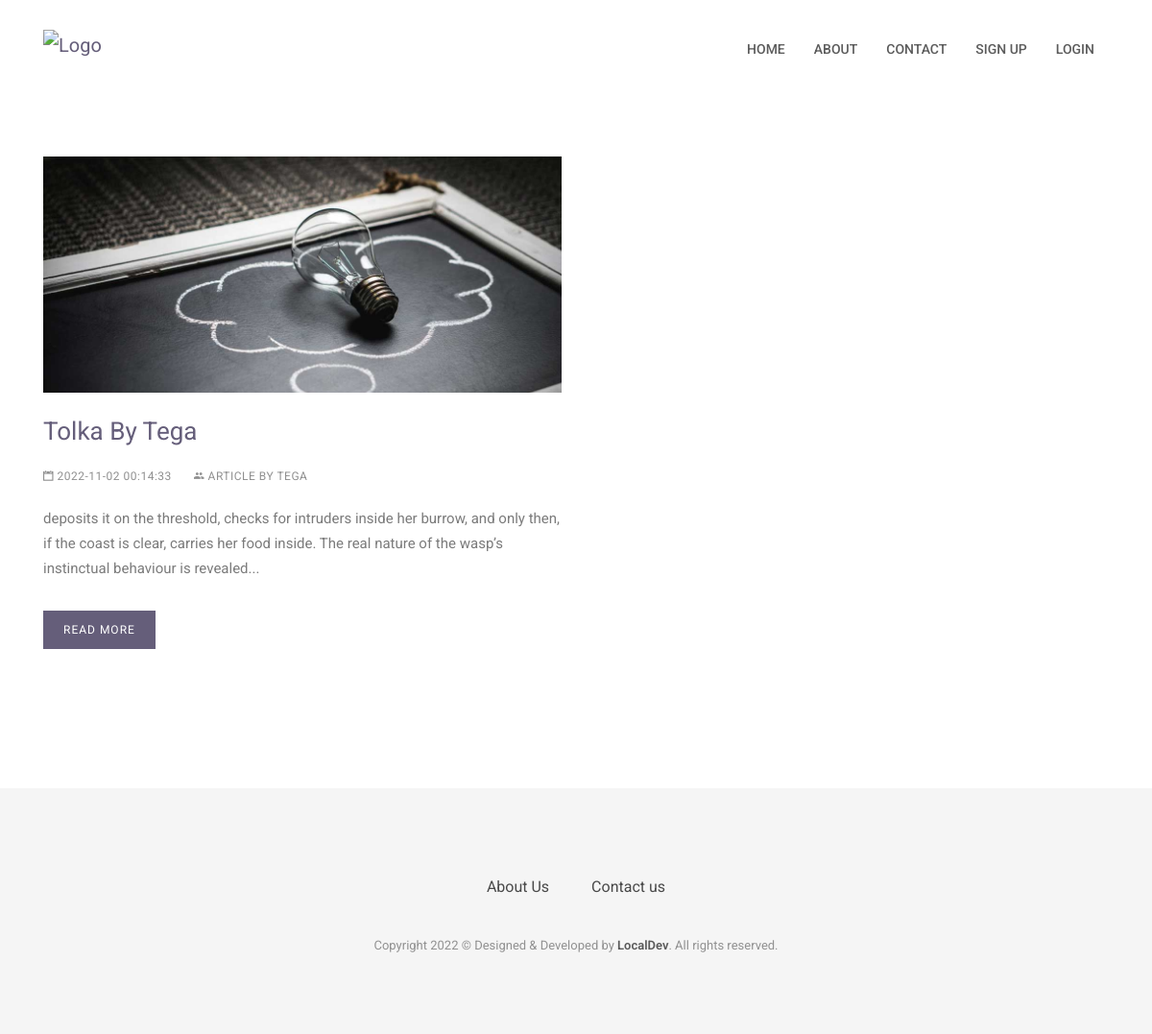
Before: / with the older database file.
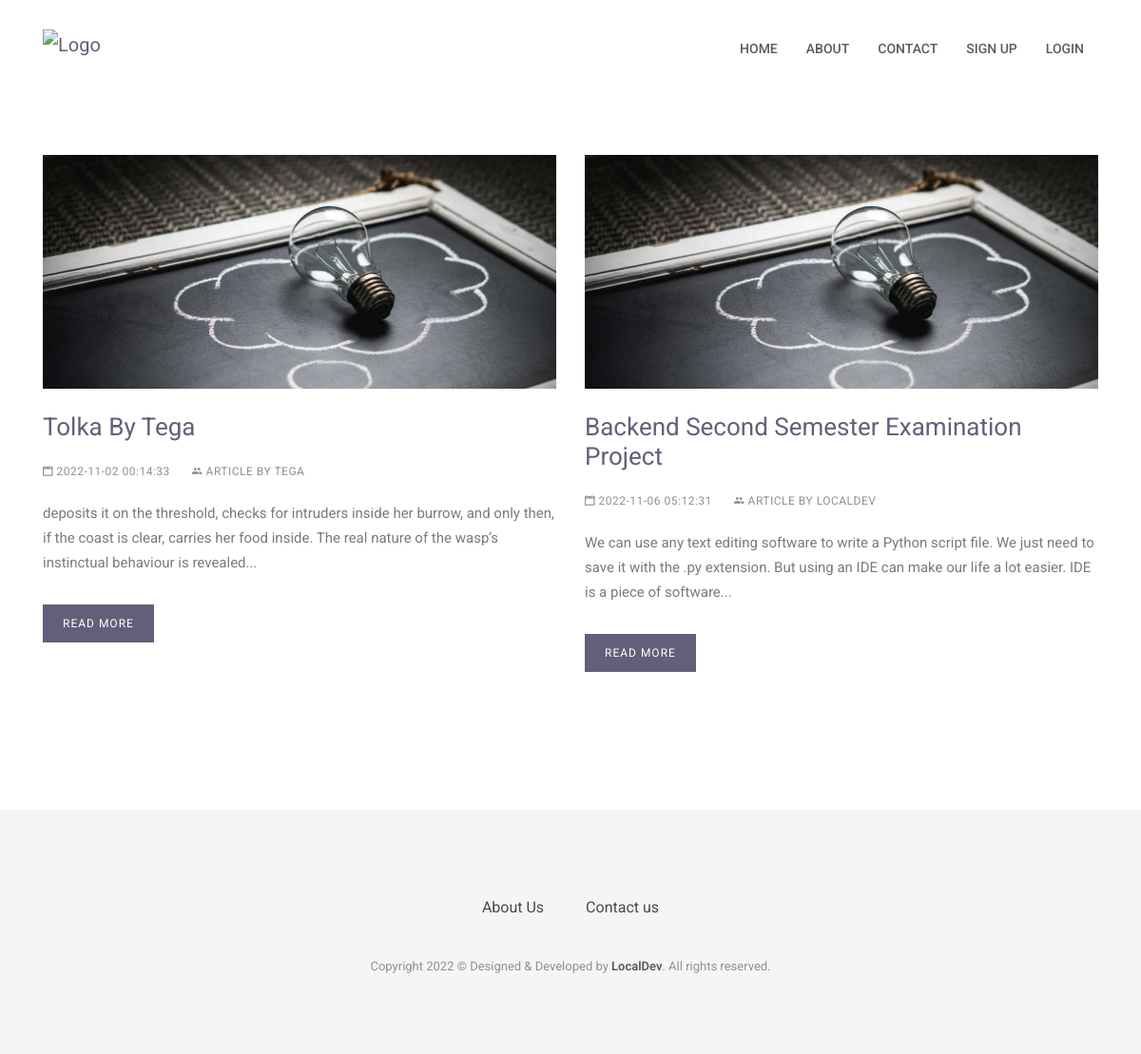
After: the same page with the newer database file.
### website/models.py (models this page shows)
class Post(db.Model):
    id = db.Column(db.Integer, primary_key=True)
    title = db.Column(db.String(10000))
    body = db.Column(db.String(10000))
    date = db.Column(db.DateTime(timezone=True), default=func.now())
    user_id = db.Column(db.Integer, db.ForeignKey('user.id'))
    post_user = db.relationship('User', foreign_keys=[user_id])

class User(db.Model, UserMixin):
    id = db.Column(db.Integer, primary_key=True)
    email = db.Column(db.String(255), unique=True)
    username = db.Column(db.String(255), unique=True)
    first_name = db.Column(db.String(255))
    last_name = db.Column(db.String(255))
    password = db.Column(db.String(255))
    posts = db.relationship('Post')

### website/views.py (the view)
@views.route('/')
def home():
    posts = Post.query.all()
    return render_template('home.html', user=current_user, posts=posts)

### website/templates/home.html (shortened to what this page needs)
{% extends 'base.html' %}
{% block content %}
<div class="page-wrapper">
	<div class="container">
		<div class="row">
            {% for post in posts %}
                <div class="col-md-6">
                    <div class="post">
                        <div class="post-thumb">
                            <a href="/post/{{post.id}}">
                                <img class="img-fluid" src="static/images/blog/blog-post-1.jpg" alt="">
                            </a>
                        </div>
                        <h3 class="post-title"><a href="/post/{{post.id}}">{{ post.title }}</a></h3>
                        <div class="post-meta">
                            <ul>
                                <li>
                                    <i class="ion-calendar"></i> {{ post.date }}
                                </li>
                                <li>
                                    <i class="ion-android-people"></i> Article By {{ post.post_user.username }}
                                </li>
                            </ul>
                        </div>
                        <div class="post-content">
                            <p>
                                {{ post.body|safe|truncate(200) }}
                            </p>
                            <a href="/post/{{post.id}}" class="btn btn-main">Read More</a>
                        </div>
                    </div>
                </div>
            {% endfor %}
		</div>
	</div>
</div>
{% endblock %}

### website/templates/base.html (shortened to what this page needs)
<!DOCTYPE html>
<html lang="en">
<head>
  <link rel="stylesheet" href="static/plugins/bootstrap/bootstrap.min.css">
  <link rel="stylesheet" href="static/plugins/Ionicons/css/ionicons.min.css">
  <link rel="stylesheet" href="static/plugins/animate-css/animate.css">
  <link rel="stylesheet" href="static/plugins/magnific-popup/magnific-popup.css">
  <link rel="stylesheet" href="static/plugins/slick/slick.css">
  <link rel="stylesheet" href="static/css/style.css">
</head>
<body id="body">
<header class="navigation">
	<div class="container">
		<div class="row">
			<div class="col-lg-12">
				<nav class="navbar navbar-expand-lg p-0">
					<a class="navbar-brand" href="/">
						<img src="static/images/logo.png" alt="Logo">
					</a>
					<div class="collapse navbar-collapse ml-auto" id="navbarsExample09">
						<ul class="navbar-nav ml-auto">
							<li class="nav-item @@home">
								<a class="nav-link" href="/">Home</a>
							</li>
							<li class="nav-item @@service"><a class="nav-link" href="/about">About</a></li>
							<li class="nav-item @@contact"><a class="nav-link" href="/contact">Contact</a></li>
                            {% if user.is_authenticated %}
							    <li class="nav-item @@contact"><a class="nav-link" href="/create">Create Post</a></li>
							    <li class="nav-item @@contact"><a class="nav-link" href="/logout">Logout</a></li>
                            {% else %}
							    <li class="nav-item @@contact"><a class="nav-link" href="/signup">Sign Up</a></li>
							    <li class="nav-item @@contact"><a class="nav-link" href="/login">Login</a></li>
                            {% endif %}
                        </ul>
					</div>
				</nav>
			</div>
		</div>
	</div>
</header>
{% block content %} {% endblock %}
<footer class="footer">
	<div class="container">
		<div class="row">
			<div class="col-md-12">
				<div class="footer-manu">
					<ul>
						<li><a href="/about">About Us</a></li>
						<li><a href="/contact">Contact us</a></li>
					</ul>
				</div>
				<p class="copyright mb-0">Copyright <script>document.write(new Date().getFullYear())</script> &copy; Designed & Developed by <a
						href="/">LocalDev</a>. All rights reserved.
				</p>
			</div>
		</div>
	</div>
</footer>
    </body>
    </html>

### website/static/css/style.css (style rules this page uses)
body { line-height: 1.65; font-family: "Roboto", sans-serif; -webkit-font-smoothing: antialiased; }
h1, h2, h3, h4, h5, h6 { font-family: "Roboto", sans-serif; }
h1, h2, h3, h4, h5, h6 { font-weight: 400; }
h3 { font-size: 20px; }
p { color: #7B7B7B; font-size: 15px; font-family: "Roboto", sans-serif; line-height: 1.7; }
ol, ul { margin: 0; padding: 0; list-style: none; }
a, a:focus, a:hover { text-decoration: none; outline: 0; color: #655E7A; }
.btn-main, .btn-small, .btn-transparent { background: #655E7A; color: #fff; display: inline-block; font-size: 14px; letter-spacing: 1px; padding: 14px 35px; text-transform: uppercase; border-radius: 0; transition: all 0.2s ease; }
.page-wrapper { padding: 70px 0; }
header { background: #fff; padding: 20px 0; }
header .navbar { margin-bottom: 0px; border: 0px; }
header .navbar-brand { padding-top: 5px; }
.navigation { background: #fff; padding: 20px 0; }
.navigation .navbar { margin-bottom: 0px; border: 0px; }
.navigation .navbar-brand { padding-top: 5px; }
.navigation .navbar { background: none; border: 0px; }
.navigation .navbar .navbar-nav { padding-top: 10px; }
.navigation .navbar .navbar-nav > li > a { color: #5C5C5C; padding: 10px 15px; font-weight: 500; font-size: 14px; text-transform: uppercase; transition: 0.3s; }
.post { background: #fff; margin-bottom: 40px; padding-bottom: 20px; }
.post .post-title { margin-top: 10px; margin: 25px 0 0; text-transform: capitalize; font-size: 26px; margin-bottom: 20px; }
.post .post-title a { color: #655E7A; }
.post .post-meta { font-size: 13px; margin-top: 10px; text-transform: uppercase; }
.post .post-meta ul li { display: inline-block; color: #909090; margin-right: 20px; font-size: 12px; letter-spacing: 0.5px; }
.post .post-content { margin-top: 20px; }
.post .post-content p { line-height: 26px; }
.post .post-content .btn-main, .post .post-content .btn-transparent, .post .post-content .btn-small { padding: 10px 20px; margin: 15px 0; font-size: 12px; }
.footer { background: #F5F5F5; text-align: center; padding: 80px 0; }
.footer p { font-size: 13px; line-height: 25px; color: #919191; }
.footer a { color: #595959; }
.footer .footer-manu { padding-bottom: 25px; }
.footer .footer-manu ul { margin: 0px; padding: 0px; }
.footer .footer-manu ul li { display: inline-block; padding: 10px 20px; }
.footer .footer-manu ul li a { display: inline-block; color: #494949; }
.footer .copyright a { font-weight: 600; }

Changed rows visible on the page:
added Post: title "Backend Second Semester Examination Project", date "2022-11-06 05:12:31", post_user.username "LOCALDEV", body "We can use any text editing software to write a Python script file. We just need to save it with the .py extension. But using an IDE can make our life a lot easier. IDE is a piece of software..."
